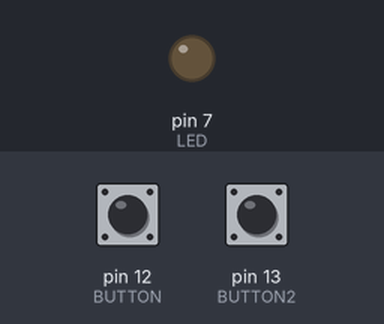
Recording of a sketch running on a simulated Arduino Uno, built with avr-gcc and run on an emulated ATmega328P. On the bench: output pins drawn as LEDs (lit = HIGH). Inputs (shaded band) come from the test bench; at power-on: pin 12 (BUTTON) HIGH, pin 13 (BUTTON2) LOW.

Above: at 1.2 s.
1.3 s: pin 12 (BUTTON) pulled LOW for 0.15 s
At 1.37 s:
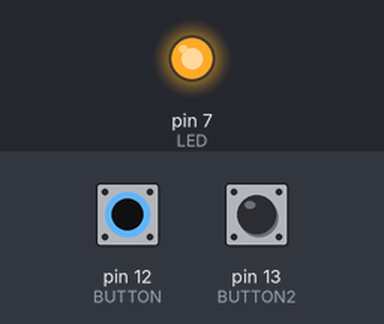
2.9 s: pin 12 (BUTTON) pulled LOW for 3.2 s
At 6.8 s:
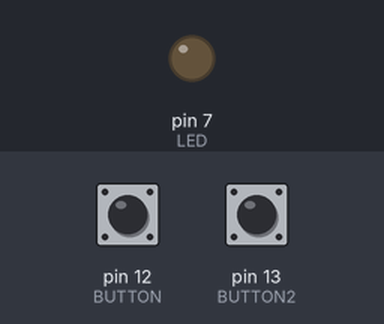
Timing chart, 0 to 8.3 s (numbered marks = the images above; inputs shaded):
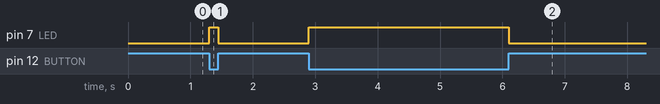

The sketch:

DigitalButton2.ino
```cpp
const int LED = 7;
const int BUTTON = 12;
const int BUTTON2 = 13;
int buttonState = 0;
int sw = 0; //  X C b ` Ì ó Ô ð Û ¶ · é ½ ß Ì Ï  

//  Ý è
void setup() {
  pinMode(LED, OUTPUT);
  pinMode(BUTTON, INPUT);
}

//    C     [ v
void loop() {
  if (digitalRead(BUTTON) == LOW)
    sw = 1; // BUTTON ª   ³ ê ½
  else if (digitalRead(BUTTON2) == LOW)
    sw = 0; // BUTTON2 ª   ³ ê ½

  // sw Ì ó Ô É æ Á ÄLED ð t ¯ é © Ç ¤ © ð   ß é
  if (sw == 0)
    digitalWrite(LED, LOW);
  else
     digitalWrite(LED, HIGH);
}

//  v   O    4  DigitalButton2.ino :  Û è2
```

Measured:
- after the input at 1.3 s, pin 7 (LED): LOW → HIGH at once, → LOW 0.15 s later
- after the input at 2.9 s, pin 7 (LED): LOW → HIGH at once, → LOW 3.2 s later
